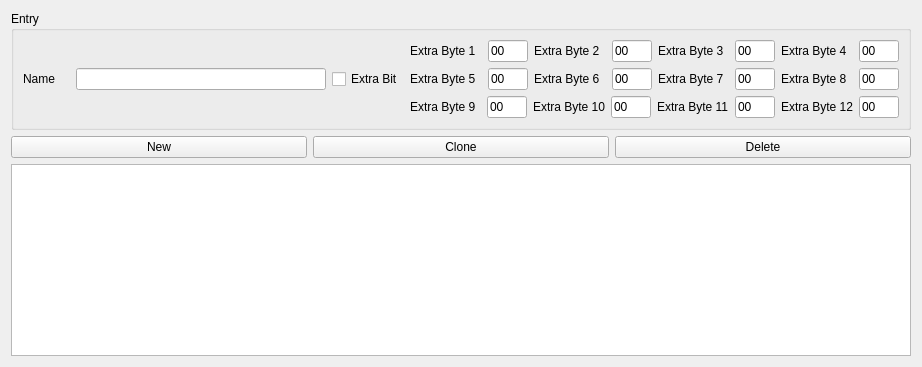
      <widget class="QWidget" name="customList">
       <attribute name="title">
        <string>Custom List</string>
       </attribute>
       <layout class="QVBoxLayout" name="verticalLayout_21">
        <item>
         <widget class="QGroupBox" name="groupBoxEntry">
          <property name="sizePolicy">
           <sizepolicy hsizetype="Preferred" vsizetype="Minimum">
            <horstretch>0</horstretch>
            <verstretch>0</verstretch>
           </sizepolicy>
          </property>
          <property name="title">
           <string>Entry</string>
          </property>
          <layout class="QVBoxLayout" name="verticalLayout_22">
           <item>
            <layout class="QHBoxLayout" name="horizontalLayout_11">
             <item>
              <layout class="QHBoxLayout" name="horizontalLayout_10">
               <property name="sizeConstraint">
                <enum>QLayout::SizeConstraint::SetDefaultConstraint</enum>
               </property>
               <item>
                <widget class="QLabel" name="label_10">
                 <property name="minimumSize">
                  <size>
                   <width>47</width>
                   <height>0</height>
                  </size>
                 </property>
                 <property name="maximumSize">
                  <size>
                   <width>47</width>
                   <height>16777215</height>
                  </size>
                 </property>
                 <property name="text">
                  <string>Name</string>
                 </property>
                </widget>
               </item>
               <item>
                <widget class="QLineEdit" name="lineEditCollName">
                 <property name="sizePolicy">
                  <sizepolicy hsizetype="Expanding" vsizetype="Fixed">
                   <horstretch>0</horstretch>
                   <verstretch>0</verstretch>
                  </sizepolicy>
                 </property>
                 <property name="minimumSize">
                  <size>
                   <width>250</width>
                   <height>0</height>
                  </size>
                 </property>
                 <property name="maximumSize">
                  <size>
                   <width>250</width>
                   <height>16777215</height>
                  </size>
                 </property>
                </widget>
               </item>
               <item>
                <widget class="QCheckBox" name="checkBoxCollExtrabit">
                 <property name="minimumSize">
                  <size>
                   <width>72</width>
                   <height>0</height>
                  </size>
                 </property>
                 <property name="maximumSize">
                  <size>
                   <width>72</width>
                   <height>16777215</height>
                  </size>
                 </property>
                 <property name="text">
                  <string>Extra Bit</string>
                 </property>
                </widget>
               </item>
              </layout>
             </item>
             <item>
              <layout class="QVBoxLayout" name="verticalLayout_6">
               <item>
                <layout class="QHBoxLayout" name="horizontalLayout_24">
                 <item>
                  <layout class="QHBoxLayout" name="horizontalLayout_12">
                   <item>
                    <widget class="QLabel" name="label_11">
                     <property name="minimumSize">
                      <size>
                       <width>71</width>
                       <height>21</height>
                      </size>
                     </property>
                     <property name="text">
                      <string>Extra Byte 1</string>
                     </property>
                    </widget>
                   </item>
                   <item>
                    <widget class="QLineEdit" name="lineEditCollExByte1">
                     <property name="maximumSize">
                      <size>
                       <width>40</width>
                       <height>16777215</height>
                      </size>
                     </property>
                     <property name="text">
                      <string>00</string>
                     </property>
                    </widget>
                   </item>
                  </layout>
                 </item>
                 <item>
                  <layout class="QHBoxLayout" name="horizontalLayout_13">
                   <item>
                    <widget class="QLabel" name="labelCollExByte2">
                     <property name="minimumSize">
                      <size>
                       <width>71</width>
                       <height>21</height>
                      </size>
                     </property>
                     <property name="text">
                      <string>Extra Byte 2</string>
                     </property>
                    </widget>
                   </item>
                   <item>
                    <widget class="QLineEdit" name="lineEditCollExByte2">
                     <property name="maximumSize">
                      <size>
                       <width>40</width>
                       <height>16777215</height>
                      </size>
                     </property>
                     <property name="text">
                      <string>00</string>
                     </property>
                    </widget>
                   </item>
                  </layout>
                 </item>
                 <item>
                  <layout class="QHBoxLayout" name="horizontalLayout_14">
                   <item>
                    <widget class="QLabel" name="labelCollExByte3">
                     <property name="minimumSize">
                      <size>
                       <width>71</width>
                       <height>21</height>
                      </size>
                     </property>
                     <property name="text">
                      <string>Extra Byte 3</string>
                     </property>
                    </widget>
                   </item>
                   <item>
                    <widget class="QLineEdit" name="lineEditCollExByte3">
                     <property name="maximumSize">
                      <size>
                       <width>40</width>
                       <height>16777215</height>
                      </size>
                     </property>
                     <property name="text">
                      <string>00</string>
                     </property>
                    </widget>
                   </item>
                  </layout>
                 </item>
                 <item>
                  <layout class="QHBoxLayout" name="horizontalLayout_21">
                   <item>
                    <widget class="QLabel" name="labelCollExByte4">
                     <property name="minimumSize">
                      <size>
                       <width>71</width>
                       <height>21</height>
                      </size>
                     </property>
                     <property name="text">
                      <string>Extra Byte 4</string>
                     </property>
                    </widget>
                   </item>
                   <item>
                    <widget class="QLineEdit" name="lineEditCollExByte4">
                     <property name="maximumSize">
                      <size>
                       <width>40</width>
                       <height>16777215</height>
                      </size>
                     </property>
                     <property name="text">
                      <string>00</string>
                     </property>
                    </widget>
                   </item>
                  </layout>
                 </item>
                </layout>
               </item>
               <item>
                <layout class="QHBoxLayout" name="horizontalLayout_25">
                 <item>
                  <layout class="QHBoxLayout" name="horizontalLayout_22">
                   <item>
                    <widget class="QLabel" name="labelCollExByte5">
                     <property name="minimumSize">
                      <size>
                       <width>71</width>
                       <height>21</height>
                      </size>
                     </property>
                     <property name="text">
                      <string>Extra Byte 5</string>
                     </property>
                    </widget>
                   </item>
                   <item>
                    <widget class="QLineEdit" name="lineEditCollExByte5">
                     <property name="maximumSize">
                      <size>
                       <width>40</width>
                       <height>16777215</height>
                      </size>
                     </property>
                     <property name="text">
                      <string>00</string>
                     </property>
                    </widget>
                   </item>
                  </layout>
                 </item>
                 <item>
                  <layout class="QHBoxLayout" name="horizontalLayout_23">
                   <item>
                    <widget class="QLabel" name="labelCollExByte6">
                     <property name="minimumSize">
                      <size>
                       <width>71</width>
                       <height>21</height>
                      </size>
                     </property>
                     <property name="text">
                      <string>Extra Byte 6</string>
                     </property>
                    </widget>
                   </item>
                   <item>
                    <widget class="QLineEdit" name="lineEditCollExByte6">
                     <property name="maximumSize">
                      <size>
                       <width>40</width>
                       <height>16777215</height>
                      </size>
                     </property>
                     <property name="text">
                      <string>00</string>
                     </property>
                    </widget>
                   </item>
                  </layout>
                 </item>
                 <item>
                  <layout class="QHBoxLayout" name="horizontalLayout_26">
                   <item>
                    <widget class="QLabel" name="labelCollExByte7">
                     <property name="minimumSize">
                      <size>
                       <width>71</width>
                       <height>21</height>
                      </size>
                     </property>
                     <property name="text">
                      <string>Extra Byte 7</string>
                     </property>
                    </widget>
                   </item>
                   <item>
                    <widget class="QLineEdit" name="lineEditCollExByte7">
                     <property name="maximumSize">
                      <size>
                       <width>40</width>
                       <height>16777215</height>
                      </size>
                     </property>
                     <property name="text">
                      <string>00</string>
                     </property>
                    </widget>
                   </item>
                  </layout>
                 </item>
                 <item>
                  <layout class="QHBoxLayout" name="horizontalLayout_27">
                   <item>
                    <widget class="QLabel" name="labelCollExByte8">
                     <property name="minimumSize">
                      <size>
                       <width>71</width>
                       <height>21</height>
                      </size>
                     </property>
                     <property name="text">
                      <string>Extra Byte 8</string>
                     </property>
                    </widget>
                   </item>
                   <item>
                    <widget class="QLineEdit" name="lineEditCollExByte8">
                     <property name="maximumSize">
                      <size>
                       <width>40</width>
                       <height>16777215</height>
                      </size>
                     </property>
                     <property name="text">
                      <string>00</string>
                     </property>
                    </widget>
                   </item>
                  </layout>
                 </item>
                </layout>
               </item>
               <item>
                <layout class="QHBoxLayout" name="horizontalLayout_28">
                 <item>
                  <layout class="QHBoxLayout" name="horizontalLayout_29">
                   <item>
                    <widget class="QLabel" name="labelCollExByte9">
                     <property name="minimumSize">
                      <size>
                       <width>71</width>
                       <height>21</height>
                      </size>
                     </property>
                     <property name="text">
                      <string>Extra Byte 9</string>
                     </property>
                    </widget>
                   </item>
                   <item>
                    <widget class="QLineEdit" name="lineEditCollExByte9">
                     <property name="maximumSize">
                      <size>
                       <width>40</width>
                       <height>16777215</height>
                      </size>
                     </property>
                     <property name="text">
                      <string>00</string>
                     </property>
                    </widget>
                   </item>
                  </layout>
                 </item>
                 <item>
                  <layout class="QHBoxLayout" name="horizontalLayout_30">
                   <item>
                    <widget class="QLabel" name="labelCollExByte10">
                     <property name="minimumSize">
                      <size>
                       <width>71</width>
                       <height>21</height>
                      </size>
                     </property>
                     <property name="text">
                      <string>Extra Byte 10</string>
                     </property>
                    </widget>
                   </item>
                   <item>
                    <widget class="QLineEdit" name="lineEditCollExByte10">
                     <property name="maximumSize">
                      <size>
                       <width>40</width>
                       <height>16777215</height>
                      </size>
                     </property>
                     <property name="text">
                      <string>00</string>
                     </property>
                    </widget>
                   </item>
                  </layout>
                 </item>
                 <item>
                  <layout class="QHBoxLayout" name="horizontalLayout_31">
                   <item>
                    <widget class="QLabel" name="labelCollExByte11">
                     <property name="minimumSize">
                      <size>
                       <width>71</width>
                       <height>21</height>
                      </size>
                     </property>
                     <property name="text">
                      <string>Extra Byte 11</string>
                     </property>
                    </widget>
                   </item>
                   <item>
                    <widget class="QLineEdit" name="lineEditCollExByte11">
                     <property name="maximumSize">
                      <size>
                       <width>40</width>
                       <height>16777215</height>
                      </size>
                     </property>
                     <property name="text">
                      <string>00</string>
                     </property>
                    </widget>
                   </item>
                  </layout>
                 </item>
                 <item>
                  <layout class="QHBoxLayout" name="horizontalLayout_32">
                   <item>
                    <widget class="QLabel" name="labelCollExByte12">
                     <property name="minimumSize">
                      <size>
                       <width>71</width>
                       <height>21</height>
                      </size>
                     </property>
                     <property name="text">
                      <string>Extra Byte 12</string>
                     </property>
                    </widget>
                   </item>
                   <item>
                    <widget class="QLineEdit" name="lineEditCollExByte12">
                     <property name="maximumSize">
                      <size>
                       <width>40</width>
                       <height>16777215</height>
                      </size>
                     </property>
                     <property name="text">
                      <string>00</string>
                     </property>
                    </widget>
                   </item>
                  </layout>
                 </item>
                </layout>
               </item>
              </layout>
             </item>
            </layout>
           </item>
          </layout>
         </widget>
        </item>
        <item>
         <layout class="QHBoxLayout" name="horizontalLayout_45">
          <item>
           <widget class="QPushButton" name="newCollButton">
            <property name="text">
             <string>New</string>
            </property>
           </widget>
          </item>
          <item>
           <widget class="QPushButton" name="cloneCollButton">
            <property name="text">
             <string>Clone</string>
            </property>
           </widget>
          </item>
          <item>
           <widget class="QPushButton" name="deleteCollButton">
            <property name="text">
             <string>Delete</string>
            </property>
           </widget>
          </item>
         </layout>
        </item>
        <item>
         <widget class="QTableView" name="tableView"/>
        </item>
       </layout>
      </widget>
